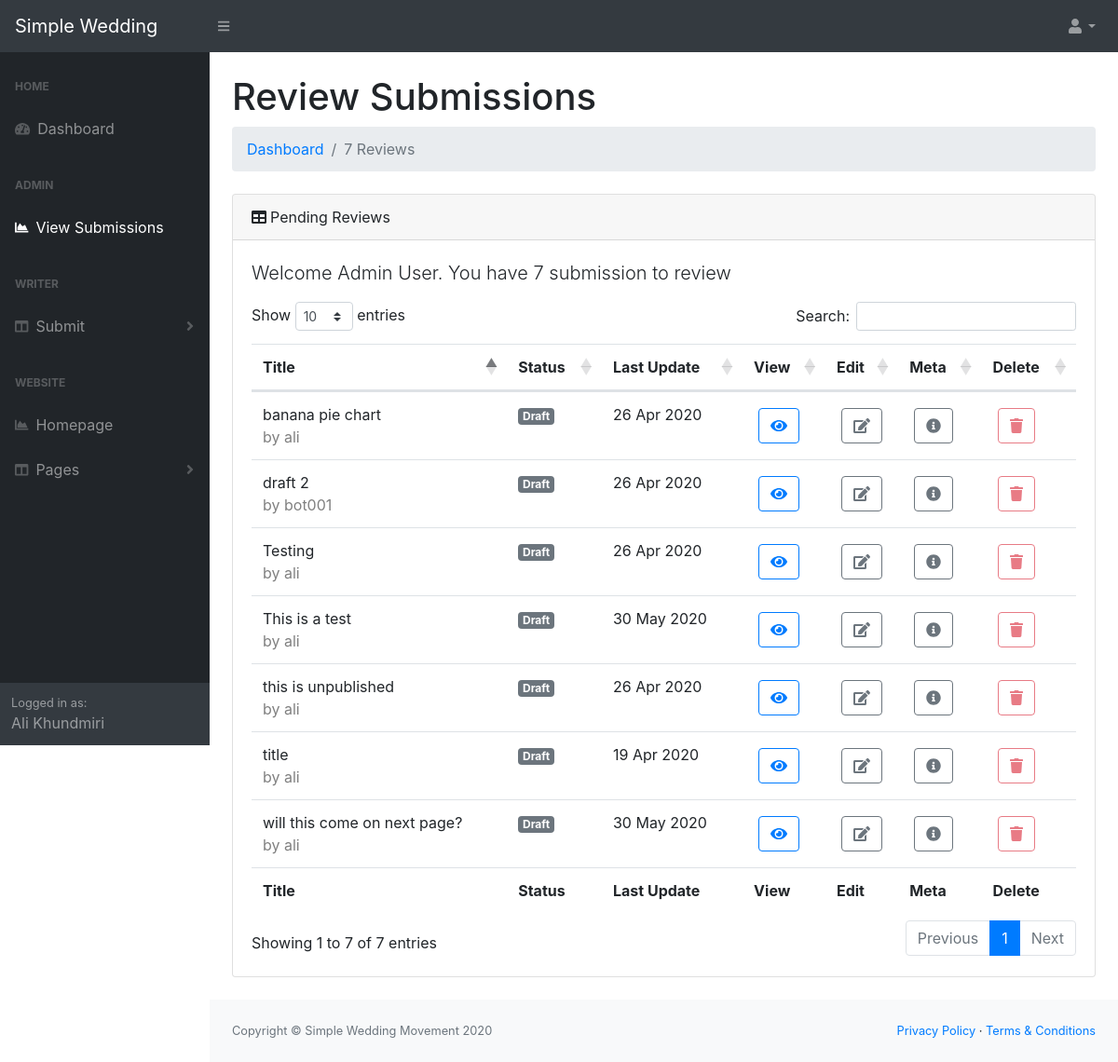
/dashboard/blog/review (signed in), run on the app's committed database.
### core/models.py (models this page shows, shortened)
class Post(models.Model):
    user = models.ForeignKey(settings.AUTH_USER_MODEL, default=1, on_delete=models.CASCADE)
    title = models.CharField(max_length=300)
    link = models.CharField(max_length=2200, blank=True)
    detail = models.TextField(max_length=22000)
    meta_description = models.TextField(max_length=160, default=default_meta_description)
    slug = models.SlugField(max_length=200, unique=True)
    catagory = models.ForeignKey(catagories, related_name='posts', default=1, on_delete=models.CASCADE)
    publish = models.BooleanField(default=False)
    timestamp = models.DateTimeField(auto_now=False, auto_now_add=True)
    updated = models.DateTimeField(auto_now=True, auto_now_add=False)
    class Meta:
        ordering = ["-timestamp", "-updated"]

### accounts/views.py (the view)
# urls.py: path('blog/review', views.review_list, name='review_list'),
@user_passes_test(lambda u:u.is_staff, login_url=reverse_lazy('login'))
def review_list(request):
	if request.user.is_staff:# or not request.user.is_staff or not request.user.is_superuser:
		pass
	else:
		raise Http404
	links = Post.objects.filter(publish=False)
	context = {
		'production' : settings.PRODUCTION,
		'links' : links,
	}
	return render(request, 'accounts/review_list.html', context)

### accounts/templates/accounts/review_list.html (shortened to what this page needs)
{% extends 'accounts/admin_base.html' %}
{% load static %}
{% block content %}
<h1 class="mt-4">Review Submissions</h1>
<ol class="breadcrumb mb-4">
	<li class="breadcrumb-item">
		<a href="{% url 'dashboard:admin_dashboard' %}">
			Dashboard
		</a>
	</li>
	<li class="breadcrumb-item active">{{links|length}} Reviews</li>
</ol>
<div class="card mb-4">
	<div class="card-header"><i class="fas fa-table mr-1"></i>Pending Reviews</div>
	<div class="card-body">
		<p class="lead">Welcome Admin User. You have {{links|length}} submission to review</p>
		<div class="table-responsive">
			<table class="table" id="dataTable" width="100%" cellspacing="0">
				<thead>
					<tr>
						<th>Title</th>
						<th>Status</th>
						<th>Last Update</th>
						<th>View</th>
						<th>Edit</th>
						<th>Meta</th>
						<th>Delete</th>
					</tr>
				</thead>
				<tfoot>
					<tr>
						<th>Title</th>
						<th>Status</th>
						<th>Last Update</th>
						<th>View</th>
						<th>Edit</th>
						<th>Meta</th>
						<th>Delete</th>
					</tr>
				</tfoot>
				<tbody>
					{% for link in links %}
					<tr>
						<td>
							{{link.title}}
							<br>
							<span style="color:grey">by {{link.user}}</span>
						</td>
						<td>
							{% if link.publish %}
							<span class="badge badge-primary">Published</span>
							{% else %}
							<span class="badge badge-secondary">Draft</span>
							{% endif %}
						</td>
						<td>
							{{link.updated|date:'d M Y'}}<br>
						</td>
						<td>
							<a style="margin: 5px" href="{% if link.link %}{{link.link}}{% else %}{% url 'core:article' link.slug %}{% endif %}" class="btn btn-outline-primary">
								<i class="fas fa-eye"></i>
							</a>
						</td>
						<td>
							<a style="margin: 5px" href="{% url 'dashboard:edit_blog' link.slug %}" class="btn btn-outline-secondary">
								<i class="fas fa-edit"></i>
							</a>
						</td>
						<td>
							<a style="margin: 5px" href="{% url 'dashboard:blog_meta_description' link.slug %}" class="btn btn-outline-secondary">
								<i class="fas fa-info-circle"></i>
							</a>
						</td>
						<td>
							<a style="margin: 5px" href="" class="btn btn-outline-danger disabled">
								<i class="fas fa-trash"></i>
							</a>
						</td>
					</tr>
					{% endfor %}
				</tbody>
			</table>
		</div>
	</div>
</div>
{% endblock %}

### accounts/templates/accounts/layoutSidenav.html (shortened to what this page needs)
<div id="layoutSidenav_nav">
	<nav class="sb-sidenav accordion sb-sidenav-dark" id="sidenavAccordion">
		<div class="sb-sidenav-menu">
			<div class="nav">
				<div class="sb-sidenav-menu-heading">Home</div>
				<a class="nav-link" href="{% url 'dashboard:admin_dashboard' %}">
					<div class="sb-nav-link-icon">
						<i class="fas fa-tachometer-alt"></i>
					</div>
					Dashboard
				</a>
				<div class="sb-sidenav-menu-heading">Admin</div>
				<a class="nav-link" href="{% url 'dashboard:review_list' %}">
					<div class="sb-nav-link-icon">
						<i class="fas fa-chart-area"></i>
					</div>
					View Submissions
				</a>
				<div class="sb-sidenav-menu-heading">Writer</div>
				<a class="nav-link collapsed" href="#" data-toggle="collapse" data-target="#collapseWriter" aria-expanded="false" aria-controls="collapseWriter">
					<div class="sb-nav-link-icon">
						<i class="fas fa-columns"></i>
					</div>
					Submit
					<div class="sb-sidenav-collapse-arrow">
						<i class="fas fa-angle-down"></i>
					</div>
				</a>
				<div class="sb-sidenav-menu-heading">Website</div>
				<a class="nav-link" href="{% url 'core:index' %}">
					<div class="sb-nav-link-icon">
						<i class="fas fa-chart-area"></i>
					</div>
					Homepage
				</a>
				<a class="nav-link collapsed" href="#" data-toggle="collapse" data-target="#collapsePages" aria-expanded="false" aria-controls="collapsePages">
					<div class="sb-nav-link-icon">
						<i class="fas fa-columns"></i>
					</div>
					Pages
					<div class="sb-sidenav-collapse-arrow">
						<i class="fas fa-angle-down"></i>
					</div>
				</a>
			</div>
		</div>
		<div class="sb-sidenav-footer">
			<div class="small">Logged in as:</div>
			{% if request.user.get_full_name %}
			{{request.user.get_full_name}}
			{% else %}
			{{request.user.username}}
			{% endif %}
		</div>
	</nav>
</div>

### data on the page
Post: title "will this come on next page?", user "ali", publish "Draft", updated "30 May 2020"
Post: title "This is a test", user "ali", publish "Draft", updated "30 May 2020"
Post: title "draft 2", user "bot001", publish "Draft", updated "26 Apr 2020"
Post: title "this is unpublished", user "ali", publish "Draft", updated "26 Apr 2020"
Post: title "Testing", user "ali", publish "Draft", updated "26 Apr 2020"
Post: title "title", user "ali", publish "Draft", updated "19 Apr 2020"
Post: title "banana pie chart", user "ali", publish "Draft", updated "26 Apr 2020"

### other printed values
{{ request.user.get_full_name }} "Ali Khundmiri"
{{ links|length }} "7"
